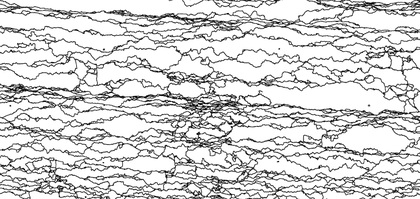
%> input picture stylres.tif, 420 x 199 px, shrunk from 705 x 334 before the run
$ octave --eval "result = Create_Rock_As_Cracks('stylres.tif');"   (GNU Octave 9; MATLAB toolbox functions it lacks are replaced by stand-ins)
%> lines starting %> are read from the running program, lines starting %| are printed output that depends on the picture
### Boundaries.m
function [Boundary_Matrix]= Boundaries(Rock_Matrix,Mineral_ID,Boundary_ID)
%{
This function recieves the Rock_Matrix, a mineral ID and a mineral
boundary ID. The fuction returns the rock matrix with the mineral
boundaries classified.
%}
%%
Grain_Matrices = cell(1,3);
Grain_Matrices {1,1} = double(Rock_Matrix); %turn Rock_matrix to double
for i=2:3
    Grain_Matrices {1,i} = zeros(length(Rock_Matrix(:,1)),...
        (length(Rock_Matrix(1,:))));%initiallize grain matrices
end
%% This section solves the boundaries for 1st and last row, and column
%% 1st row
for i=2:length(Rock_Matrix(1,:)) %solving the 1st row from right to left
    if (Rock_Matrix(1,i)==0 && ... %Grain Boundary
       (Rock_Matrix(1,i-1)==Mineral_ID || Grain_Matrices {1,2}(1,i-1)==Boundary_ID))
        Grain_Matrices {1,2}(1,i)=Boundary_ID; %neighbour to mineral or boundary
    end
end

for i=(length(Rock_Matrix(1,:))-1):-1:1 %solving the 1st row from left to right
    if (Rock_Matrix(1,i)==0 &&... %Grain Boundary
       (Rock_Matrix(1,i+1)==Mineral_ID || Grain_Matrices {1,2}(1,i+1)==Boundary_ID))
       Grain_Matrices {1,2}(1,i)=Boundary_ID;%neighbour to mineral or boundary
    end
end
%% last row
for i=2:length(Rock_Matrix(1,:)) %solving the last row from right to left
    if (Rock_Matrix(length(Rock_Matrix(:,1)),i)==0 && ...
       (Rock_Matrix(length(Rock_Matrix(:,1)),i-1)==Mineral_ID ...
       || Grain_Matrices {1,2}(length(Rock_Matrix(:,1)),i-1)==Boundary_ID))
        Grain_Matrices {1,2}(length(Rock_Matrix(:,1)),i)=Boundary_ID;
    end
end
for i=(length(Rock_Matrix(1,:))-1):-1:1 %solving the last row from left to right
    if (Rock_Matrix(length(Rock_Matrix(:,1)),i)==0 &&... %Grain Boundary
       (Rock_Matrix(length(Rock_Matrix(:,1)),i+1)==Mineral_ID ||...
       Grain_Matrices {1,2}(length(Rock_Matrix(:,1)),i+1)==Boundary_ID))
       Grain_Matrices {1,2}(length(Rock_Matrix(:,1)),i)=Boundary_ID;%neighbour to mineral or boundary
    end
end
%% first column
for i=2:length(Rock_Matrix(:,1)) %solving the first column from up to down
    if (Rock_Matrix(i,1)==0 && (Rock_Matrix(i-1,1)==Mineral_ID || ...
        Grain_Matrices {1,2}(i-1,1)==Boundary_ID))
        Grain_Matrices {1,2}(i,1)=Boundary_ID;
    end
end
for i=(length(Rock_Matrix(:,1))-1):-1:1 %solving the first column from down to up
    if (Rock_Matrix(i,1)==0 && (Rock_Matrix(i+1,1)==Mineral_ID || ...
        Grain_Matrices {1,2}(i+1,1)==Boundary_ID))
        Grain_Matrices {1,2}(i,1)=Boundary_ID;
    end
end
%% last column
for i=2:length(Rock_Matrix(:,1)) %solving the last column from up to down
    if (Rock_Matrix(i,length(Rock_Matrix(1,:)))==0 && ...
       (Rock_Matrix(i-1,length(Rock_Matrix(1,:)))==Mineral_ID ||...
        Grain_Matrices {1,2}(i-1,length(Rock_Matrix(1,:)))==Boundary_ID))
        Grain_Matrices {1,2}(i,length(Rock_Matrix(1,:)))=Boundary_ID;
    end
end
for i=(length(Rock_Matrix(:,1))-1):-1:1 %solving the last column from down to up
    if (Rock_Matrix(i,length(Rock_Matrix(1,:)))==0 && ...
       (Rock_Matrix(i+1,length(Rock_Matrix(1,:)))==Mineral_ID ||...
       Grain_Matrices {1,2}(i+1,length(Rock_Matrix(1,:)))==Boundary_ID))
       Grain_Matrices {1,2}(i,length(Rock_Matrix(1,:)))=Boundary_ID;
    end
end


%% solving for the matrix
for i=2:3
    %Grain_Matrices {1,i} = zeros(length(Rock_Matrix(:,1)),(length(Rock_Matrix(1,:))));%initiallize grain matrices
    for r = (2):(length(Rock_Matrix(:,1))-1) %from 2nd to one before last row
        for c = (2):(length(Rock_Matrix(1,:))-1) %2nd-one before last column
            if (Grain_Matrices {1,i-1}(r,c)==Mineral_ID || Grain_Matrices {1,i-1}(r,c)==Boundary_ID) %if the pixel contains the mineral or the mineral boundary
                if(Grain_Matrices {1,i-1}(r-1,c-1)==0 && Rock_Matrix(r-1,c-1)==0)
                    Grain_Matrices{1,i}(r-1,c-1)=Boundary_ID;
                end
                if(Grain_Matrices {1,i-1}(r-1,c)==0 && Rock_Matrix(r-1,c)==0)
                    Grain_Matrices{1,i}(r-1,c)=Boundary_ID;
                end
                if(Grain_Matrices {1,i-1}(r-1,c+1)==0 && Rock_Matrix(r-1,c+1)==0)
                    Grain_Matrices{1,i}(r-1,c+1)=Boundary_ID;
                end
                if(Grain_Matrices {1,i-1}(r,c-1)==0 && Rock_Matrix(r,c-1)==0)
                    Grain_Matrices{1,i}(r,c-1)=Boundary_ID;
                end
                if(Grain_Matrices {1,i-1}(r,c+1)==0 && Rock_Matrix(r,c+1)==0)
                   Grain_Matrices{1,i}(r,c+1)=Boundary_ID;
                end
                if(Grain_Matrices {1,i-1}(r+1,c-1)==0 && Rock_Matrix(r+1,c-1)==0)
                    Grain_Matrices{1,i}(r+1,c-1)=Boundary_ID;
                end
                if(Grain_Matrices {1,i-1}(r+1,c)==0 && Rock_Matrix(r+1,c)==0)
                    Grain_Matrices{1,i}(r+1,c)=Boundary_ID;
                end
                if(Grain_Matrices {1,i-1}(r+1,c+1)==0 && Rock_Matrix(r+1,c+1)==0)
                    Grain_Matrices{1,i}(r+1,c+1)=Boundary_ID;
                end
            end
        end
    end
    Grain_Matrices{1,i}=Grain_Matrices{1,i}+Grain_Matrices{1,i-1};
end
Boundary_Matrix=Grain_Matrices{1,i};
end

### Create_Rock_As_Cracks.m
function[ Rock_Matrix, Height, Width]=...
        Create_Rock_As_Cracks(FileName)
%> called with FileName = 'stylres.tif'
    % NumGrains from 1 to 5
    % Orientation 1 or 2
    %% Importing Image
    FileName = strcat('Cracks\',FileName);
    Rock_BW_Image = imbinarize(rgb2gray(imread(FileName)));
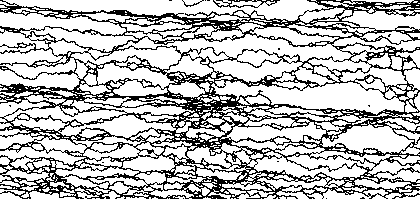
%> Rock_BW_Image: size 199x420 logical; 73.3% white; black in thin lines or dots
    %Rock_BW_Image  = imerode(Rock_BW_Image ,strel('disk', 5, 0));
    %%
    CC=bwconncomp(Rock_BW_Image); %finding coonected components in the rock
%> CC = 397 connected components
    Rock_Matrix = labelmatrix(CC); %labeling every grain in the rock's image
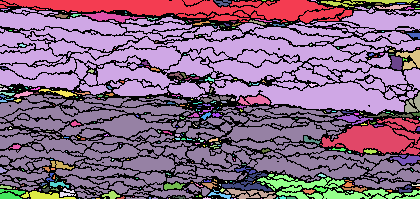
%> Rock_Matrix: size 199x420 uint16; 398 distinct labels, from 0 to 397; one colour per label, 0 black
    Rock_Matrix(Rock_Matrix~= (CC.NumObjects+1) & Rock_Matrix~=0)=...
     round(CC.NumObjects/2);%labeling no-dolomite with a unique number (color)
%> Rock_Matrix: size 199x420 uint16; values 0 (black) and 199 (white), 73.3% white; black in thin lines or dots
    %% Definning a different dissolution coefficient to different boundaries
    Calc=Boundaries(Rock_Matrix,round(CC.NumObjects/2),CC.NumObjects-2); %calcite boundaries
%> after the loop in Boundaries, `for i=2:3`: Grain_Matrices = 3 items
%> the loop in Boundaries, `for i=(length(Rock_Matrix(1,:))-1):-1:1` made 419 passes
%> the loop in Boundaries, `for i=(length(Rock_Matrix(:,1))-1):-1:1` made 198 passes
%> in Boundaries, `Boundary_Matrix=Grain_Matrices{1,i};`:
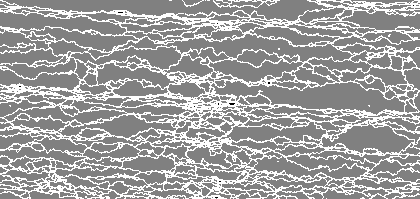
%> Boundary_Matrix: size 199x420 double; min 0, max 395, mean 251.2; drawn with min black and max white
    %% Assigning dissolution coeficients to pixels according to rock property
    Rock_Matrix(Rock_Matrix==(round(CC.NumObjects/2)))=10; % Calcite
%> Rock_Matrix: size 199x420 uint16; values 0 (black) and 10 (white), 73.3% white; black in thin lines or dots
    %Rock_Matrix(Rock_Matrix==0)=100; %Grain boundary
    Rock_Matrix(Calc==CC.NumObjects-2)=100;%calcite-calcite boundary
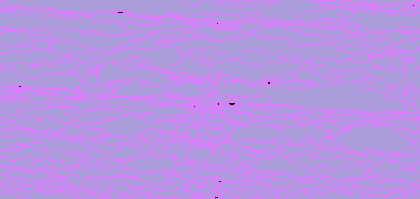
%> Rock_Matrix: size 199x420 uint16; 3 distinct labels, from 0 to 100; one colour per label, 0 black
    Rock_Matrix(Rock_Matrix==0)=100;
%> Rock_Matrix: size 199x420 uint16; values 10 (black) and 100 (white), 26.7% white in thin lines or dots
    %difining a different color to each
    %kind of mineral and to the boundaries between minerals
    Rock_Matrix=double(Rock_Matrix);%turn Rock_Matrix from labels to double
    %% Find width and height of largest grain
    % [4 lines of commented-out code are left out]
    Height=129;
    Width=109;
    close all;
end
